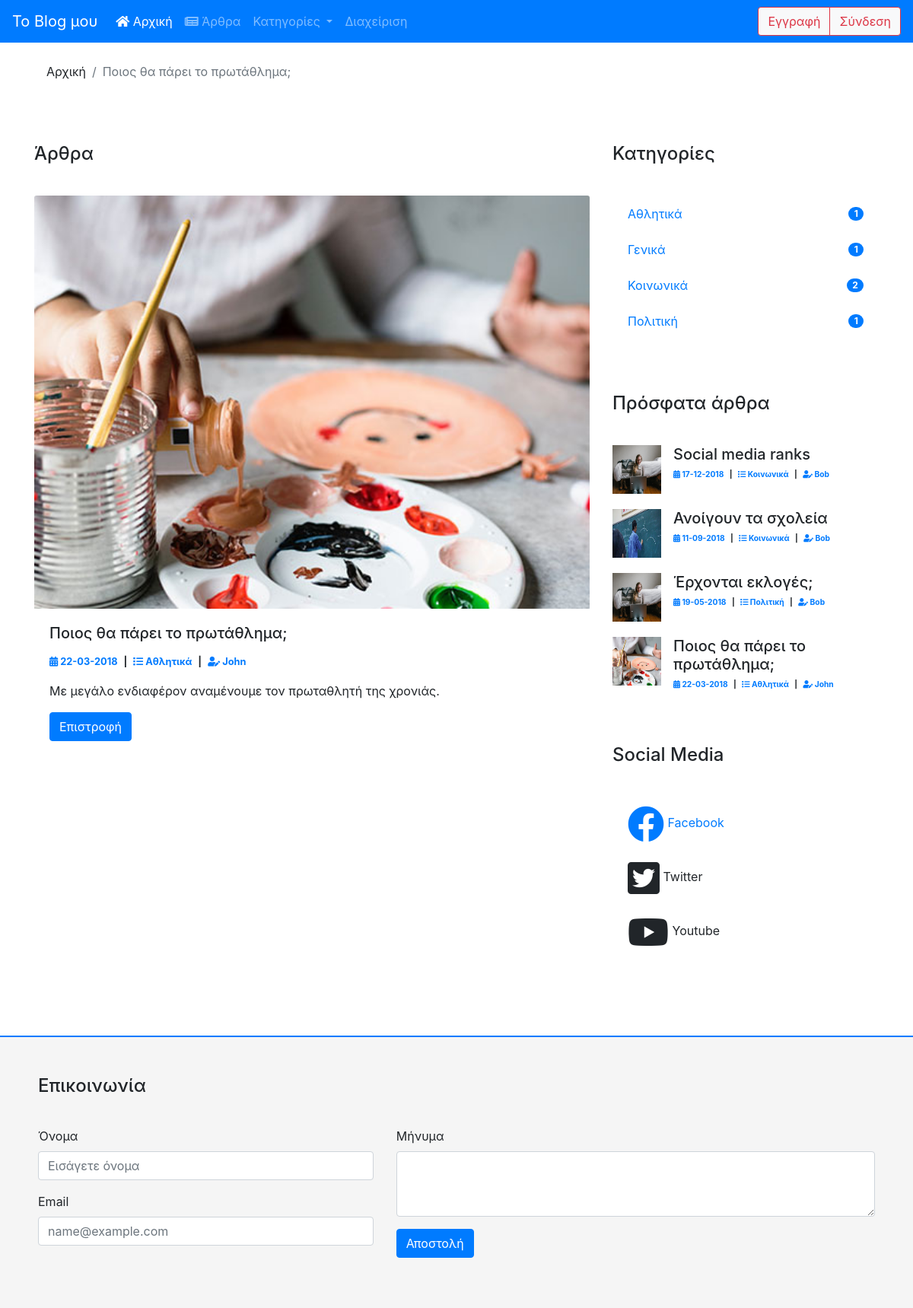
Page /article.php?id=2 on the committed database.
### tables this page shows
CREATE TABLE `articles` (
  `article_id` int(10) NOT NULL,
  `title` varchar(255) NOT NULL,
  `content` text NOT NULL,
  `image` varchar(255) NOT NULL DEFAULT 'eikona.jpg',
  `created_date` date NOT NULL,
  `owner_id` int(10) NOT NULL,
  `cat_id` int(10) NOT NULL,
  `published` char(1) NOT NULL DEFAULT '0'
);

CREATE TABLE `categories` (
  `category_id` int(10) NOT NULL,
  `cat_name` char(50) NOT NULL
);

CREATE TABLE `users` (
  `user_id` int(10) NOT NULL,
  `username` varchar(25) NOT NULL,
  `password` varchar(25) NOT NULL,
  `email` varchar(100) NOT NULL,
  `role` char(20) NOT NULL DEFAULT 'registered',
  `created_date` date NOT NULL
);

### article.php (the view, shortened to what this page needs)
<?php
require_once "head.php";
$id=$_GET["id"];
$sql="SELECT articles.*, categories.cat_name, users.username FROM articles INNER JOIN categories ON articles.cat_id=categories.category_id INNER JOIN users ON articles.owner_id=users.user_id WHERE article_id=:id && published=1 ORDER BY created_date DESC";
$stmt=$conn->prepare($sql);
$stmt->bindparam(":id",$id);
$stmt->execute();
$row=$stmt->fetch(PDO::FETCH_ASSOC);
	$image=$row["image"];
	$title=$row["title"];
	$category=$row["cat_name"];
	$date=$row["created_date"];
	$author=$row["username"];
	$content=$row["content"];
	$newdate=explode("-",$date);
	$newdate=$newdate[2]."-".$newdate[1]."-".$newdate[0];
?>
  </head>
  <body>
<?php
require_once "menu.php";
?>
<div class="container top-space">
	<nav aria-label="breadcrumb">
	  <ol class="breadcrumb">
		<li class="breadcrumb-item" aria-current="page">Αρχική</li>
		<li class="breadcrumb-item active" aria-current="page"><?php echo $title; ?></li>
	  </ol>
	</nav>
</div>
<div class="container top-space">
  <div class="row">
    <div class="col-md-8">
	<div class="bottom-space-40">
		<h4>Άρθρα</h4>
	</div>
      <div class="card no-border">
		  <img src="images/<?php echo $image ?>" class="card-img-top" alt="...">
		  <div class="card-body">
			<h5 class="card-title"><?php echo $title ?></h5>
			<div class="blog-details">
				<ul>
					<li>
					<a href="articles.php?date=<?php echo $date ?>"><i class="fas fa-calendar-alt"></i> <?php echo $newdate ?></a></li>
					<li><a href="articles.php?category=<?php echo $category ?>"><i class="fas fa-list"></i> <?php echo $category ?></a></li>
					<li><a href="articles.php?author=<?php echo $author ?>"><i class="fas fa-user-edit"></i> <?php echo $author ?></a></li>
				</ul>
			</div>
			<p class="card-text"><?php echo $content ?></p>
			<a href="articles.php" class="btn btn-primary">Επιστροφή</a>
		  </div>
		</div>
	   </div>
<?php
require_once "right-bar.php";
require_once "footer.php";
?>

### head.php (shortened to what this page needs)
<!doctype html>
<html lang="en">
  <head>
	<link rel="stylesheet" href="style.css">
    <link rel="stylesheet" href="https://stackpath.bootstrapcdn.com/bootstrap/4.3.1/css/bootstrap.min.css">
    <link rel="stylesheet" href="https://use.fontawesome.com/releases/v5.8.1/css/all.css">

### menu.php (shortened to what this page needs)
  <nav class="navbar navbar-expand-lg navbar-dark bg-primary fixed-top">
  <a class="navbar-brand" href="index.php">Το Blog μου</a>
  <div class="collapse navbar-collapse" id="navbarSupportedContent">
    <ul class="navbar-nav mr-auto">
      <li class="nav-item active">
        <a class="nav-link" href="index.php"><i class="fas fa-home"></i> Αρχική <span class="sr-only">(current)</span></a>
      </li>
      <li class="nav-item">
        <a class="nav-link" href="articles.php"><i class="fas fa-newspaper"></i> Άρθρα</a>
      </li>
      <li class="nav-item dropdown">
        <a class="nav-link dropdown-toggle" href="#" id="navbarDropdown" role="button" data-toggle="dropdown" aria-haspopup="true" aria-expanded="false">
          Κατηγορίες
        </a>
      </li>
      <li class="nav-item">
        <a class="nav-link" href="admin/index.php">Διαχείριση</a>
      </li>
    </ul>
	<div class="btn-group" role="group" aria-label="Basic example">
	  <a href="register.php" type="button" class="btn btn-light btn-outline-danger">Εγγραφή</a>
	  <a href="login.php" type="button" class="btn btn-light btn-outline-danger">Σύνδεση</a>
	</div>
  </div>
</nav>

### right-bar.php (shortened to what this page needs)
    <div class="col-md-4">
		<div class="bottom-space-40">
			<h4>Κατηγορίες</h4>
		</div>
		<div class="card no-border">
		  <ul class="list-group">
<?php
$sql="SELECT categories.cat_name, COUNT(article_id)AS total FROM articles INNER JOIN categories ON articles.cat_id=categories.category_id WHERE published=1 GROUP BY cat_id ORDER BY cat_name ASC";
$stmt=$conn->prepare($sql);
$stmt->execute();
while($row=$stmt->fetch(PDO::FETCH_ASSOC))
{
	$category=$row["cat_name"];
	$total=$row["total"];
?>
		  <li class="list-group-item d-flex justify-content-between align-items-center no-border">
		  <a href="articles.php?category=<?php echo $category ?>">
			<?php echo $category; ?></a>
			<span class="badge badge-primary badge-pill"><?php echo $total; ?></span>
		  </li>
<?php
}
?>
		</ul>
		</div>
		<div class="bottom-space-40 top-space">
			<h4>Πρόσφατα άρθρα</h4>
		</div>
			<ul class="list-unstyled">
<?php
$sql="SELECT articles.*, categories.cat_name, users.username FROM articles INNER JOIN categories ON articles.cat_id=categories.category_id INNER JOIN users ON articles.owner_id=users.user_id WHERE published=1 ORDER BY created_date DESC LIMIT 4";
$stmt=$conn->prepare($sql);
$stmt->execute();
while($row=$stmt->fetch(PDO::FETCH_ASSOC))
{
	$image=$row["image"];
	$title=$row["title"];
	$category=$row["cat_name"];
	$date=$row["created_date"];
	$author=$row["username"];
	$newdate=explode("-",$date);
	$newdate=$newdate[2]."-".$newdate[1]."-".$newdate[0];
?>
			  <li class="media top-space-20">
				<img src="images/<?php echo $image ?>" class="mr-3 sm-img" alt="...">
				<div class="media-body">
				  <h5 class="mt-0 mb-1"><?php echo $title ?></h5>
				  <div class="blog-details sm">
				<ul>
					<li>
					<a href="articles.php?date=<?php echo $date ?>"><i class="fas fa-calendar-alt"></i> <?php echo $newdate ?></a></li>
					<li><a href="articles.php?category=<?php echo $category ?>"><i class="fas fa-list"></i> <?php echo $category ?></a></li>
					<li><a href="articles.php?author=<?php echo $author ?>"><i class="fas fa-user-edit"></i> <?php echo $author ?></a></li>
				</ul>
			</div>
				</div>
			  </li>
<?php
}
?>
			</ul>
		<div class="bottom-space-40 top-space">
			<h4>Social Media</h4>
		</div>
		<ul class="list-group">
		  <li class="list-group-item no-border"><a href="#"><i class="fab fa-facebook fa-3x align-middle"></i> Facebook</a></li>
		  <li class="list-group-item no-border"><i class="fab fa-twitter-square fa-3x align-middle"></i> Twitter</li>
		  <li class="list-group-item no-border"><i class="fab fa-youtube fa-3x align-middle"></i> Youtube</li>
		</ul>
	</div>
  </div>
</div>

### footer.php (shortened to what this page needs)
<div class="fluid-container footer">
	<div class="bottom-space-40">
		<h4>Επικοινωνία</h4>
	</div>
  <form name="contact-form" method="POST">
	<div class="row">
		<div class="col-md-5">
		  <div class="form-group">
			<label for="contact-name">Όνομα</label>
			<input type="text" class="form-control" placeholder="Εισάγετε όνομα" name="contact-name">
		  </div>
		  <div class="form-group">
			<label for="contact-email">Email</label>
			<input type="email" class="form-control"  placeholder="name@example.com" name="contact-email">
		  </div>
    </div>
    <div class="col-md-7">
		<div class="form-group">
			<label for="contact-text">Μήνυμα</label>
			<textarea class="form-control" rows="3" name="contact-text"></textarea>
		</div>
		<div class="form-group">
			<input type="submit" name="contact-submit" class="btn btn-primary" value="Αποστολή">
		</div>
    </div>
  </div>
  </form>
</div>
  </body>
</html>

### style.css (style rules this page uses)
.top-space { margin-top:70px; }
.top-space-20 { margin-top:20px; }
.bottom-space-40 { margin-bottom:40px; }
.footer { background-color:#f5f5f5; margin-top:100px; border-top:2px solid #007bff; padding:50px; }
.blog-details li { display:inline; font-weight:bold; font-size:0.8em; }
.blog-details li:after { content:" | "; padding-left:5px; padding-right:5px; }
.blog-details li:last-child:after { content: none; }
.blog-details ul { padding-inline-start: 0px; }
.no-border { border:0px !important; }
.breadcrumb { background-color:transparent !important; }
.sm-img { width:64px; height:64px; }
.sm { font-size:0.8rem; }

### rows in the picture
articles: title "Ποιος θα πάρει το πρωτάθλημα;", image (picture), created_date "22-03-2018", cat.cat_name "Αθλητικά", owner.username "John", content "Με μεγάλο ενδιαφέρον αναμένουμε τον πρωταθλητή της χρονιάς."
articles: image (picture), title "Social media ranks", created_date "17-12-2018", cat.cat_name "Κοινωνικά", owner.username "Bob"
articles: image (picture), title "Ανοίγουν τα σχολεία", created_date "11-09-2018", cat.cat_name "Κοινωνικά", owner.username "Bob"
articles: image (picture), title "Έρχονται εκλογές;", created_date "19-05-2018", cat.cat_name "Πολιτική", owner.username "Bob"

### other values in the picture
$category "Αθλητικά"
$total "1"
$category "Γενικά"
$category "Κοινωνικά"
$total "2"
$category "Πολιτική"
